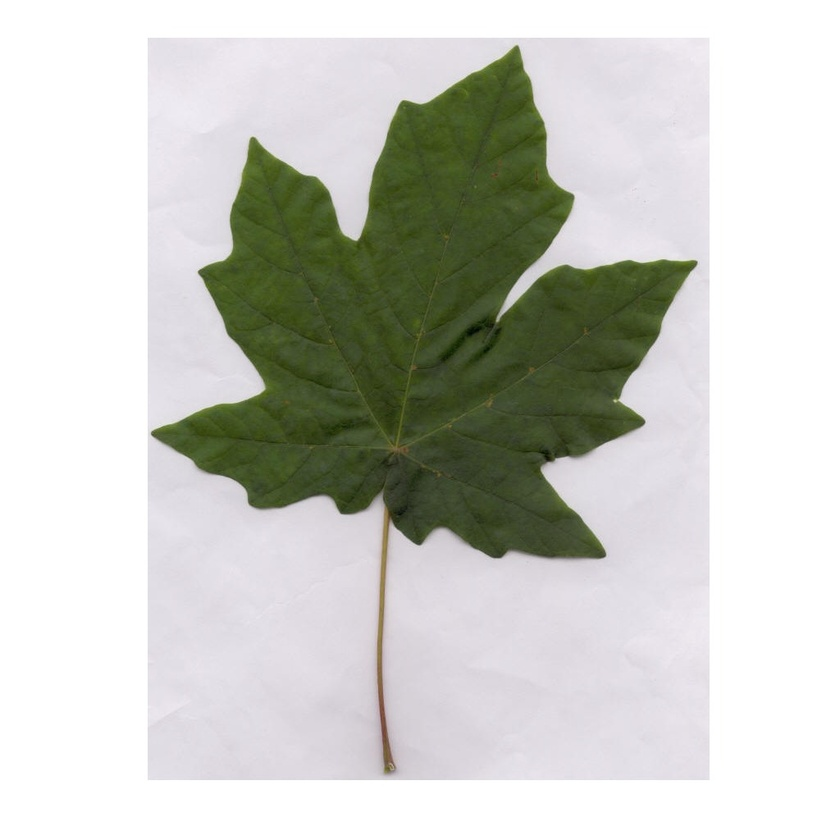
#> input picture images/macrophyllum/l04.jpg, 840 x 840 px, shrunk from 1024 x 1024 before the run
$ python reconstrucao.py   (Python 2 division)
#> lines starting #> are read from the running program, lines starting #| are printed output that depends on the picture; after the words box and inside, x2 and y2 are one past the last pixel; in counts of white or black regions, pixels touching at a corner belong together
### src/function.py
import os

''' Retorna o caminho absoluto da imagem '''
def image_path(image_name = ''):
    return os.path.realpath(os.path.join(os.path.dirname(os.path.realpath(__file__)), '..', 'images', image_name))

''' Retorna o diretorio das imagens '''
def data_path():
    return os.path.realpath(os.path.join(os.path.dirname(os.path.realpath(__file__)), '..', 'data', 'folhas.csv'))

### src/reconstrucao.py
# -*- coding: utf-8 -*-
from function import image_path
from matplotlib import pyplot
from skimage import filter
from skimage import morphology
from skimage import io
from skimage.draw import circle_perimeter_aa

class Reconstrucao(object):

    def __init__(self, image_name = 'macrophyllum/l04.jpg'):
        self.__img_path = image_path(image_name)

    def __transform(self):
        img_gray = io.imread(self.__img_path, True)
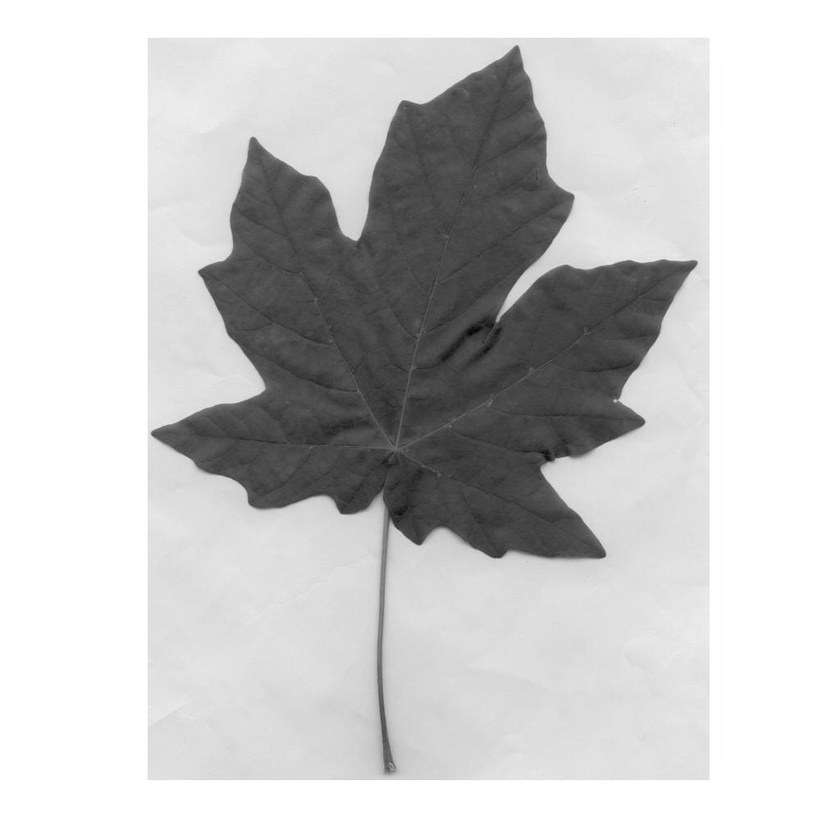
#> img_gray: shape (840, 840) float64; min 0.0196, max 1, mean 0.798

        thresh = filter.threshold_otsu(img_gray)
#> thresh = 0.611
        data = img_gray < thresh
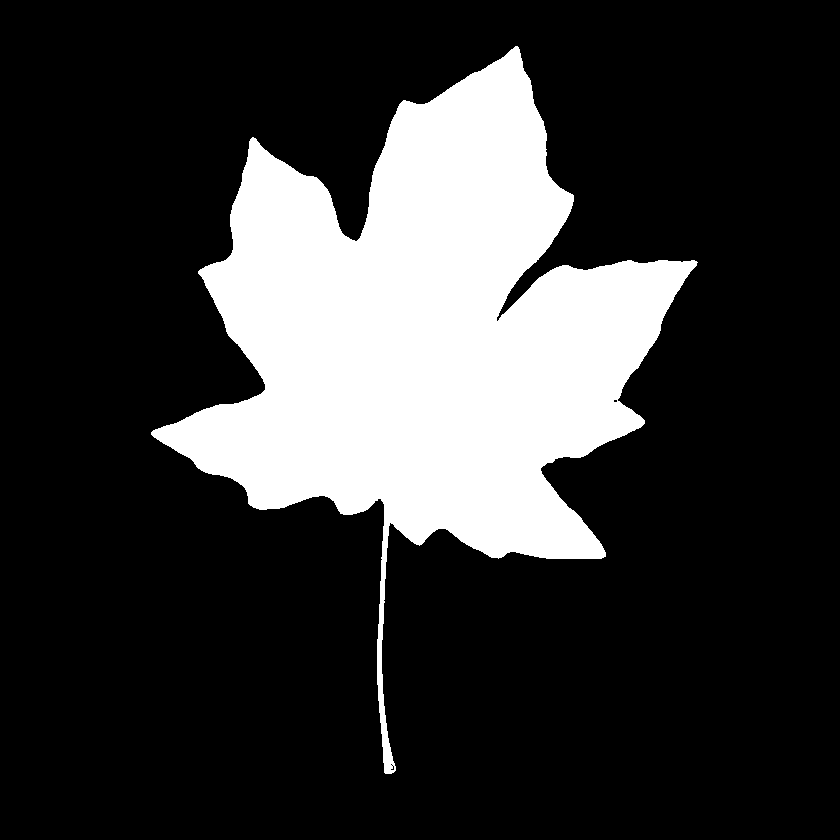
#> data: shape (840, 840) bool; 21.4% white; 1 white region, box (x1, y1, x2, y2) and area: (151, 46, 698, 774) 150798
        s1, self.__distancia = morphology.medial_axis(data, return_distance=True)
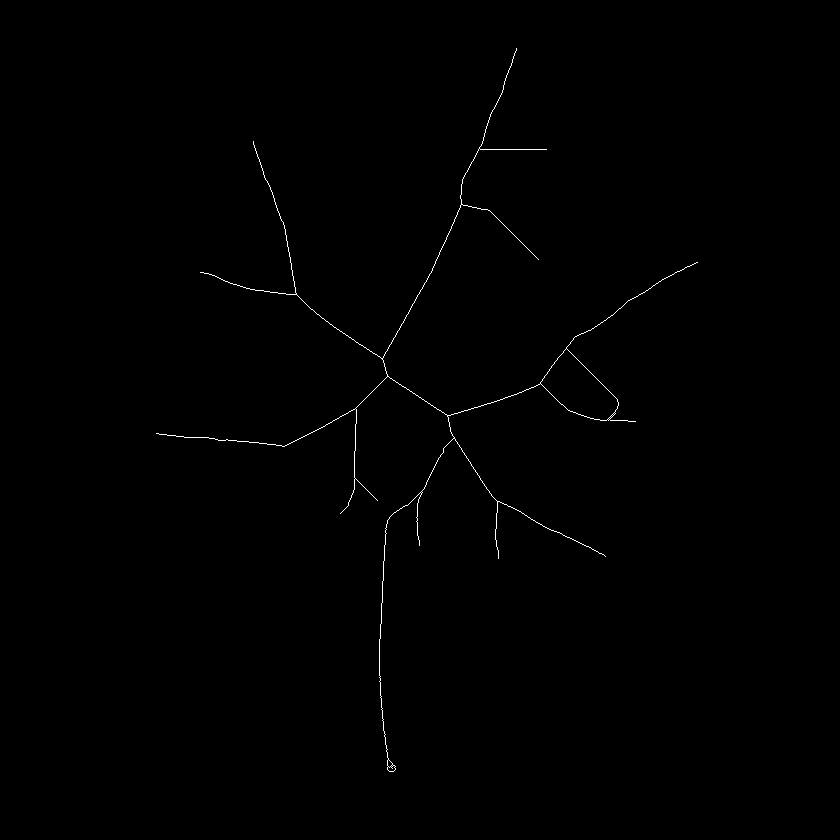
#> s1: shape (840, 840) bool; 0.33% white in thin lines or dots, all inside (x1, y1, x2, y2) = (156, 48, 698, 772)
        self.__s2 = s1

        for i in range(len(s1)):
            for j in range(len(s1)):
                if (s1[i,j] <> False): #Percorre o esqueleto da imagem
                    x, y,val = circle_perimeter_aa(i, j, int(self.__distancia[i,j]))

                    #desenha um circulo ao redor do pixel do esqueleto
                    #i,j coordenadas do centro  -- int(distance[i,j]=raio do circulo)
                    #x,y = índices dos pixels  ---- val = intensidade

                    #Define quais circulos devem ficar de acordo com o raio
                    if (int(self.__distancia[i,j]) > 0):
                        self.__s2[x, y] = True
                    else:
                        self.__s2[x, y] = False
                else:
                    self.__s2[i, j] = False


    def run(self):
        self.__transform()

        fig, axes = pyplot.subplots(ncols=2)
        axes[0].imshow(self.__distancia, cmap=pyplot.cm.gray,interpolation='nearest')
        axes[1].imshow(self.__s2, cmap=pyplot.cm.gray,interpolation='nearest')

        pyplot.show()
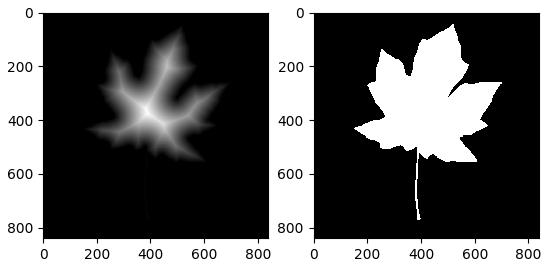
#> figure drawn by matplotlib, 2 panels


# Run Code
if __name__ == '__main__':
    Reconstrucao().run()
